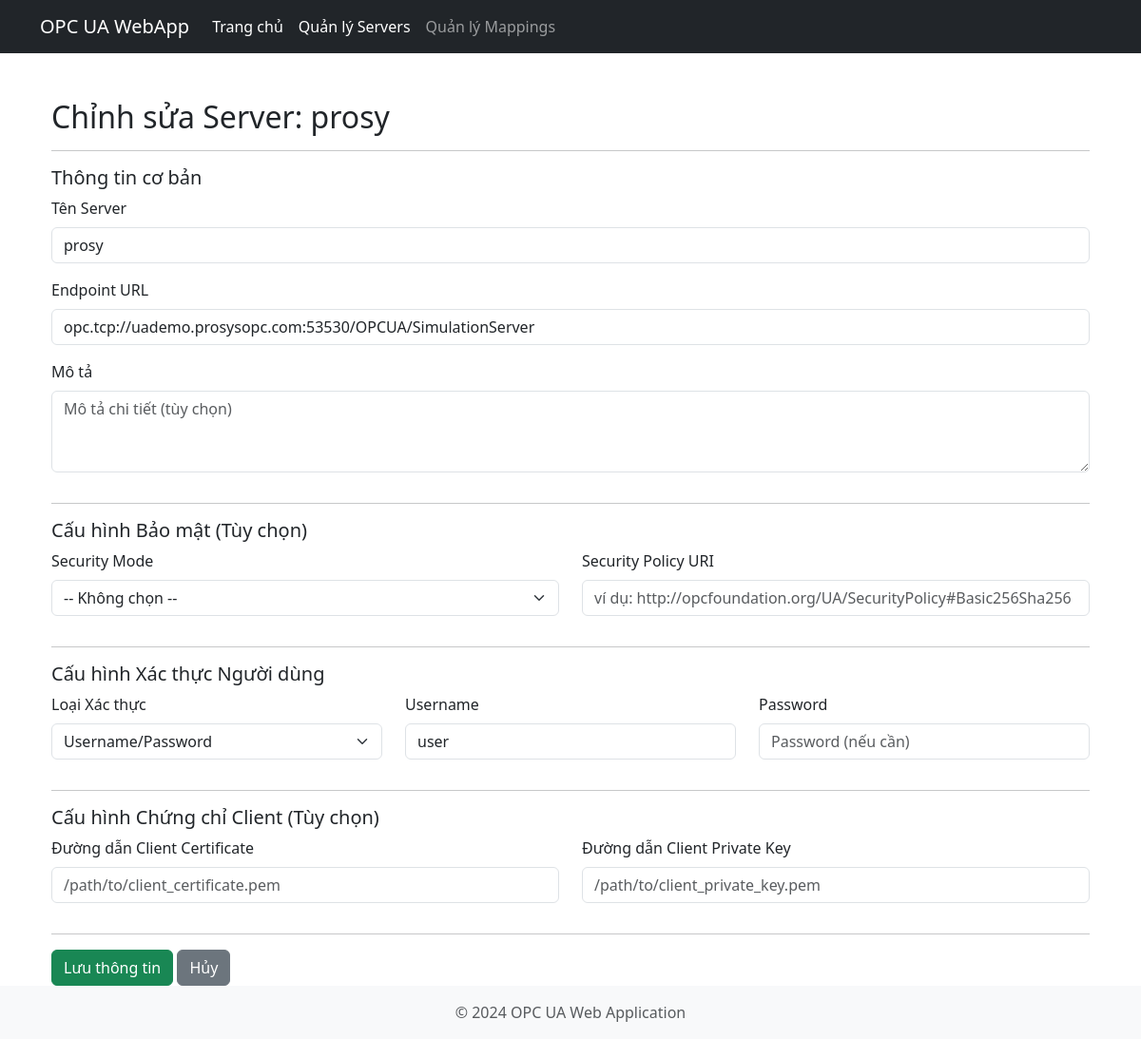
Screenshot of /servers/5/edit with the database file from the repository.
### app/models.py (models this page shows, shortened)
class OpcServer(db.Model):
    __tablename__ = 'opc_servers'
    id = db.Column(db.Integer, primary_key=True)
    name = db.Column(db.String(100), nullable=False, unique=True, index=True)
    endpoint_url = db.Column(db.String(255), nullable=False, unique=True)
    description = db.Column(db.Text, nullable=True)
    security_mode = db.Column(db.String(50), nullable=True)
    security_policy_uri = db.Column(db.String(255), nullable=True)
    user_auth_type = db.Column(db.String(50), default='Anonymous', nullable=False)
    username = db.Column(db.String(100), nullable=True)
    password = db.Column(db.String(255), nullable=True)
    client_cert_path = db.Column(db.String(255), nullable=True)
    client_key_path = db.Column(db.String(255), nullable=True)
    connection_status = db.Column(db.String(50), default='DISCONNECTED', nullable=False)
    created_at = db.Column(db.DateTime, default=datetime.utcnow)
    updated_at = db.Column(db.DateTime, default=datetime.utcnow, onupdate=datetime.utcnow)

### app/routes.py (the view, shortened to what this page needs)
    @app_instance.route('/servers/<int:server_id>/edit', methods=['GET', 'POST'])
    def edit_server(server_id):
        logger.debug(f"Yêu cầu chỉnh sửa server ID: {server_id}")
        server_to_edit = OpcServer.query.get_or_404(server_id)
        form = OpcServerForm(obj=server_to_edit)
        logger.debug(f"Hiển thị form chỉnh sửa cho server ID: {server_id} (GET request hoặc form không hợp lệ).")
        return render_template('servers/form.html', title=f'Chỉnh sửa Server: {server_to_edit.name}',
                               form_title=f'Chỉnh sửa Server: {server_to_edit.name}', form=form,
                               server=server_to_edit,
                               form_action_url=url_for('edit_server', server_id=server_id),
                               submit_button_text='Cập nhật Server')

### app/templates/servers/form.html
{% extends "base.html" %}
{% from "_form_helpers.html" import render_field %} {% block title %}{{ form_title }}{% endblock %}
{% block content %}
<div class="container mt-4">
    <h2>{{ form_title }}</h2>
    <hr>
    <form method="POST" action="{{ form_action_url }}" novalidate>
        {{ form.hidden_tag() }} <fieldset>
            <legend class="h5">Thông tin cơ bản</legend>
            {{ render_field(form.name, class="form-control", placeholder="Tên gợi nhớ cho server") }}
            {{ render_field(form.endpoint_url, class="form-control", placeholder="opc.tcp://hostname:port/path") }}
            {{ render_field(form.description, class="form-control", rows="3", placeholder="Mô tả chi tiết (tùy chọn)") }}
        </fieldset>
        <hr>
        <fieldset>
            <legend class="h5">Cấu hình Bảo mật (Tùy chọn)</legend>
            <div class="row">
                <div class="col-md-6">
                    {{ render_field(form.security_mode, class="form-select") }}
                </div>
                <div class="col-md-6">
                    {{ render_field(form.security_policy_uri, class="form-control", placeholder="ví dụ: http://opcfoundation.org/UA/SecurityPolicy#Basic256Sha256") }}
                </div>
            </div>
        </fieldset>
        <hr>
        <fieldset>
            <legend class="h5">Cấu hình Xác thực Người dùng</legend>
            <div class="row">
                <div class="col-md-4">
                    {{ render_field(form.user_auth_type, class="form-select") }}
                </div>
                <div class="col-md-4">
                    {{ render_field(form.username, class="form-control", placeholder="Username (nếu cần)") }}
                </div>
                <div class="col-md-4">
                    {{ render_field(form.password, class="form-control", placeholder="Password (nếu cần)") }}
                     </div>
            </div>
        </fieldset>
        <hr>
        <fieldset>
            <legend class="h5">Cấu hình Chứng chỉ Client (Tùy chọn)</legend>
            <div class="row">
                <div class="col-md-6">
                    {{ render_field(form.client_cert_path, class="form-control", placeholder="/path/to/client_certificate.pem") }}
                </div>
                <div class="col-md-6">
                    {{ render_field(form.client_key_path, class="form-control", placeholder="/path/to/client_private_key.pem") }}
                </div>
            </div>
        </fieldset>
        <hr>
        <div class="mt-3">
            {{ form.submit(class="btn btn-success") }}
            <a href="{{ url_for('list_servers') }}" class="btn btn-secondary">Hủy</a>
        </div>
    </form>
</div>
{% endblock %}

### app/templates/_form_helpers.html (shortened to what this page needs)
{% macro render_field(field, label_visible=true) %}
  <div class="mb-3 {% if field.errors %}has-error{% endif %}">
    {% if label_visible %}
      {{ field.label(class="form-label") }}
    {% endif %}
    {{ field(**kwargs)|safe }}
  </div>
{% endmacro %}

### rows the page displays
OpcServer: name "prosy", endpoint_url "opc.tcp://uademo.prosysopc.com:53530/OPCUA/SimulationServer", security_mode "-- Không chọn --", user_auth_type "Username/Password", label "Username Password", username "user"

### other values shown
{{ field.label(class="form-label") }} "Tên Server Endpoint URL Mô tả Security Mode Security Policy URI Loại Xác thực Đường dẫn Client Certificate Đường dẫn Client Private Key"
